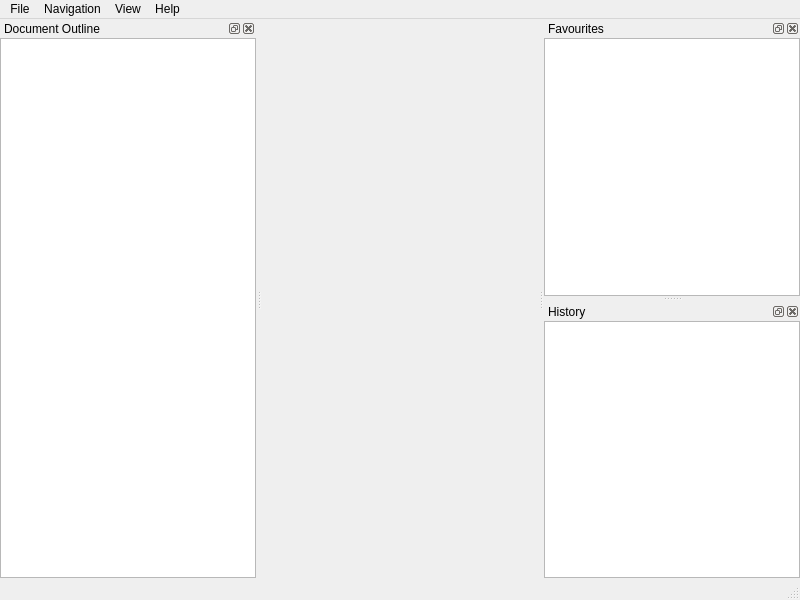
<?xml version="1.0" encoding="UTF-8"?>
<ui version="4.0">
 <class>MainWindow</class>
 <widget class="QMainWindow" name="MainWindow">
  <property name="geometry">
   <rect>
    <x>0</x>
    <y>0</y>
    <width>800</width>
    <height>600</height>
   </rect>
  </property>
  <property name="windowTitle">
   <string>Kristall Browser</string>
  </property>
  <property name="windowIcon">
   <iconset resource="icons.qrc">
    <normaloff>:/icons/kristall.svg</normaloff>:/icons/kristall.svg</iconset>
  </property>
  <property name="tabShape">
   <enum>QTabWidget::Rounded</enum>
  </property>
  <widget class="QWidget" name="centralwidget">
   <layout class="QVBoxLayout" name="verticalLayout">
    <property name="leftMargin">
     <number>0</number>
    </property>
    <property name="topMargin">
     <number>0</number>
    </property>
    <property name="rightMargin">
     <number>0</number>
    </property>
    <property name="bottomMargin">
     <number>0</number>
    </property>
    <item>
     <widget class="BrowserTabWidget" name="browser_tabs">
      <property name="currentIndex">
       <number>-1</number>
      </property>
      <property name="documentMode">
       <bool>true</bool>
      </property>
      <property name="tabsClosable">
       <bool>true</bool>
      </property>
      <property name="movable">
       <bool>true</bool>
      </property>
      <property name="tabBarAutoHide">
       <bool>true</bool>
      </property>
     </widget>
    </item>
   </layout>
  </widget>
  <widget class="QStatusBar" name="statusBar"/>
  <widget class="QDockWidget" name="outline_window">
   <property name="windowIcon">
    <iconset theme="table-of-contents">
     <normaloff>.</normaloff>.</iconset>
   </property>
   <property name="windowTitle">
    <string>Document Outline</string>
   </property>
   <property name="_shortcut" stdset="0">
    <string>Ctrl+M</string>
   </property>
   <attribute name="dockWidgetArea">
    <number>1</number>
   </attribute>
   <widget class="QWidget" name="dockWidgetContents">
    <layout class="QVBoxLayout" name="verticalLayout_2">
     <property name="leftMargin">
      <number>0</number>
     </property>
     <property name="topMargin">
      <number>0</number>
     </property>
     <property name="rightMargin">
      <number>0</number>
     </property>
     <property name="bottomMargin">
      <number>0</number>
     </property>
     <item>
      <widget class="QTreeView" name="outline_view">
       <property name="autoExpandDelay">
        <number>0</number>
       </property>
       <attribute name="headerVisible">
        <bool>false</bool>
       </attribute>
      </widget>
     </item>
    </layout>
   </widget>
  </widget>
  <widget class="QDockWidget" name="bookmarks_window">
   <property name="windowIcon">
    <iconset theme="bookmarks">
     <normaloff>.</normaloff>.</iconset>
   </property>
   <property name="windowTitle">
    <string>Favourites</string>
   </property>
   <property name="_shortcut" stdset="0">
    <string>Ctrl+B</string>
   </property>
   <attribute name="dockWidgetArea">
    <number>2</number>
   </attribute>
   <widget class="QWidget" name="dockWidgetContents_2">
    <layout class="QVBoxLayout" name="verticalLayout_3">
     <property name="leftMargin">
      <number>0</number>
     </property>
     <property name="topMargin">
      <number>0</number>
     </property>
     <property name="rightMargin">
      <number>0</number>
     </property>
     <property name="bottomMargin">
      <number>0</number>
     </property>
     <item>
      <widget class="QTreeView" name="favourites_view">
       <property name="dragDropMode">
        <enum>QAbstractItemView::InternalMove</enum>
       </property>
       <property name="defaultDropAction">
        <enum>Qt::MoveAction</enum>
       </property>
       <attribute name="headerVisible">
        <bool>false</bool>
       </attribute>
      </widget>
     </item>
    </layout>
   </widget>
  </widget>
  <widget class="QDockWidget" name="history_window">
   <property name="windowIcon">
    <iconset theme="history">
     <normaloff>.</normaloff>.</iconset>
   </property>
   <property name="windowTitle">
    <string>History</string>
   </property>
   <property name="_shortcut" stdset="0">
    <string>Ctrl+H</string>
   </property>
   <attribute name="dockWidgetArea">
    <number>2</number>
   </attribute>
   <widget class="QWidget" name="dockWidgetContents_3">
    <layout class="QVBoxLayout" name="verticalLayout_4">
     <property name="leftMargin">
      <number>0</number>
     </property>
     <property name="topMargin">
      <number>0</number>
     </property>
     <property name="rightMargin">
      <number>0</number>
     </property>
     <property name="bottomMargin">
      <number>0</number>
     </property>
     <item>
      <widget class="QListView" name="history_view"/>
     </item>
    </layout>
   </widget>
  </widget>
  <widget class="QMenuBar" name="menuBar">
   <property name="geometry">
    <rect>
     <x>0</x>
     <y>0</y>
     <width>800</width>
     <height>20</height>
    </rect>
   </property>
   <widget class="QMenu" name="menuFile">
    <property name="title">
     <string>File</string>
    </property>
    <addaction name="actionNew_Tab"/>
    <addaction name="separator"/>
    <addaction name="actionSave_as"/>
    <addaction name="actionClose_Tab"/>
    <addaction name="separator"/>
    <addaction name="actionManage_Certificates"/>
    <addaction name="actionSettings"/>
    <addaction name="separator"/>
    <addaction name="actionQuit"/>
   </widget>
   <widget class="QMenu" name="menuHelp">
    <property name="title">
     <string>Help</string>
    </property>
    <addaction name="actionHelp"/>
    <addaction name="actionChangelog"/>
    <addaction name="separator"/>
    <addaction name="actionAbout"/>
    <addaction name="actionAbout_Qt"/>
   </widget>
   <widget class="QMenu" name="menuView">
    <property name="title">
     <string>View</string>
    </property>
    <addaction name="actionShow_document_source"/>
    <addaction name="separator"/>
   </widget>
   <widget class="QMenu" name="menuNavigation">
    <property name="title">
     <string>Navigation</string>
    </property>
    <addaction name="actionGo_to_home"/>
    <addaction name="actionBackward"/>
    <addaction name="actionForward"/>
    <addaction name="actionRoot"/>
    <addaction name="actionParent"/>
    <addaction name="separator"/>
    <addaction name="actionRefresh"/>
    <addaction name="separator"/>
    <addaction name="actionAdd_to_favourites"/>
   </widget>
   <addaction name="menuFile"/>
   <addaction name="menuNavigation"/>
   <addaction name="menuView"/>
   <addaction name="menuHelp"/>
  </widget>
  <action name="actionAbout">
   <property name="icon">
    <iconset theme="help-about"/>
   </property>
   <property name="text">
    <string>About...</string>
   </property>
  </action>
  <action name="actionQuit">
   <property name="icon">
    <iconset theme="application-exit"/>
   </property>
   <property name="text">
    <string>Quit</string>
   </property>
   <property name="shortcut">
    <string>Ctrl+Q</string>
   </property>
  </action>
  <action name="actionNew_Tab">
   <property name="text">
    <string>New Tab</string>
   </property>
   <property name="shortcut">
    <string>Ctrl+T</string>
   </property>
  </action>
  <action name="actionClose_Tab">
   <property name="icon">
    <iconset theme="window-close"/>
   </property>
   <property name="text">
    <string>Close Tab</string>
   </property>
   <property name="shortcut">
    <string>Ctrl+W</string>
   </property>
  </action>
  <action name="actionSettings">
   <property name="icon">
    <iconset theme="settings">
     <normaloff>.</normaloff>.</iconset>
   </property>
   <property name="text">
    <string>Settings</string>
   </property>
   <property name="shortcut">
    <string>Ctrl+,</string>
   </property>
  </action>
  <action name="actionBackward">
   <property name="icon">
    <iconset theme="go-previous"/>
   </property>
   <property name="text">
    <string>Back</string>
   </property>
   <property name="toolTip">
    <string>Back</string>
   </property>
   <property name="shortcut">
    <string>Alt+Left</string>
   </property>
  </action>
  <action name="actionForward">
   <property name="icon">
    <iconset theme="go-next"/>
   </property>
   <property name="text">
    <string>Forward</string>
   </property>
   <property name="toolTip">
    <string>Forward</string>
   </property>
   <property name="shortcut">
    <string>Alt+Right</string>
   </property>
  </action>
  <action name="actionRoot">
   <property name="icon">
    <iconset theme="go-top"/>
   </property>
   <property name="text">
    <string>Root</string>
   </property>
   <property name="toolTip">
    <string>Go to the root directory (/)</string>
   </property>
   <property name="shortcut">
    <string>Alt+/</string>
   </property>
  </action>
  <action name="actionParent">
   <property name="icon">
    <iconset theme="go-up"/>
   </property>
   <property name="text">
    <string>Parent</string>
   </property>
   <property name="toolTip">
    <string>Go to the parent directory</string>
   </property>
   <property name="shortcut">
    <string>Alt+Up</string>
   </property>
  </action>
  <action name="actionRefresh">
   <property name="icon">
    <iconset theme="view-refresh"/>
   </property>
   <property name="text">
    <string>Refresh</string>
   </property>
   <property name="shortcut">
    <string>F5</string>
   </property>
  </action>
  <action name="actionAbout_Qt">
   <property name="icon">
    <iconset resource="icons.qrc">
     <normaloff>:/icons/common/qt.svg</normaloff>:/icons/common/qt.svg</iconset>
   </property>
   <property name="text">
    <string>About Qt...</string>
   </property>
  </action>
  <action name="actionSave_as">
   <property name="icon">
    <iconset theme="document-save-as"/>
   </property>
   <property name="text">
    <string>Save as...</string>
   </property>
   <property name="shortcut">
    <string>Ctrl+S</string>
   </property>
  </action>
  <action name="actionAdd_to_favourites">
   <property name="checkable">
    <bool>true</bool>
   </property>
   <property name="icon">
    <iconset resource="icons.qrc">
     <normaloff>:/icons/light/actions/favourite-on.svg</normaloff>:/icons/light/actions/favourite-on.svg</iconset>
   </property>
   <property name="text">
    <string>Add to favourites</string>
   </property>
   <property name="shortcut">
    <string>Ctrl+D</string>
   </property>
  </action>
  <action name="actionGo_to_home">
   <property name="icon">
    <iconset theme="go-home"/>
   </property>
   <property name="text">
    <string>Go to home</string>
   </property>
   <property name="shortcut">
    <string>Alt+Home</string>
   </property>
  </action>
  <action name="actionHelp">
   <property name="icon">
    <iconset theme="help">
     <normaloff>.</normaloff>.</iconset>
   </property>
   <property name="text">
    <string>Help</string>
   </property>
   <property name="shortcut">
    <string>F1</string>
   </property>
  </action>
  <action name="actionChangelog">
   <property name="icon">
    <iconset theme="changelog">
     <normaloff>.</normaloff>.</iconset>
   </property>
   <property name="text">
    <string>Changelog</string>
   </property>
  </action>
  <action name="actionManage_Certificates">
   <property name="icon">
    <iconset theme="view-certificate"/>
   </property>
   <property name="text">
    <string>Manage Certificates…</string>
   </property>
  </action>
  <action name="actionShow_document_source">
   <property name="text">
    <string>View document source</string>
   </property>
   <property name="shortcut">
    <string>Ctrl+U</string>
   </property>
  </action>
 </widget>
 <customwidgets>
  <customwidget>
   <class>BrowserTabWidget</class>
   <extends>QTabWidget</extends>
   <header>widgets/browsertabwidget.hpp</header>
   <container>1</container>
  </customwidget>
 </customwidgets>
 <resources>
  <include location="icons.qrc"/>
 </resources>
 <connections/>
</ui>
